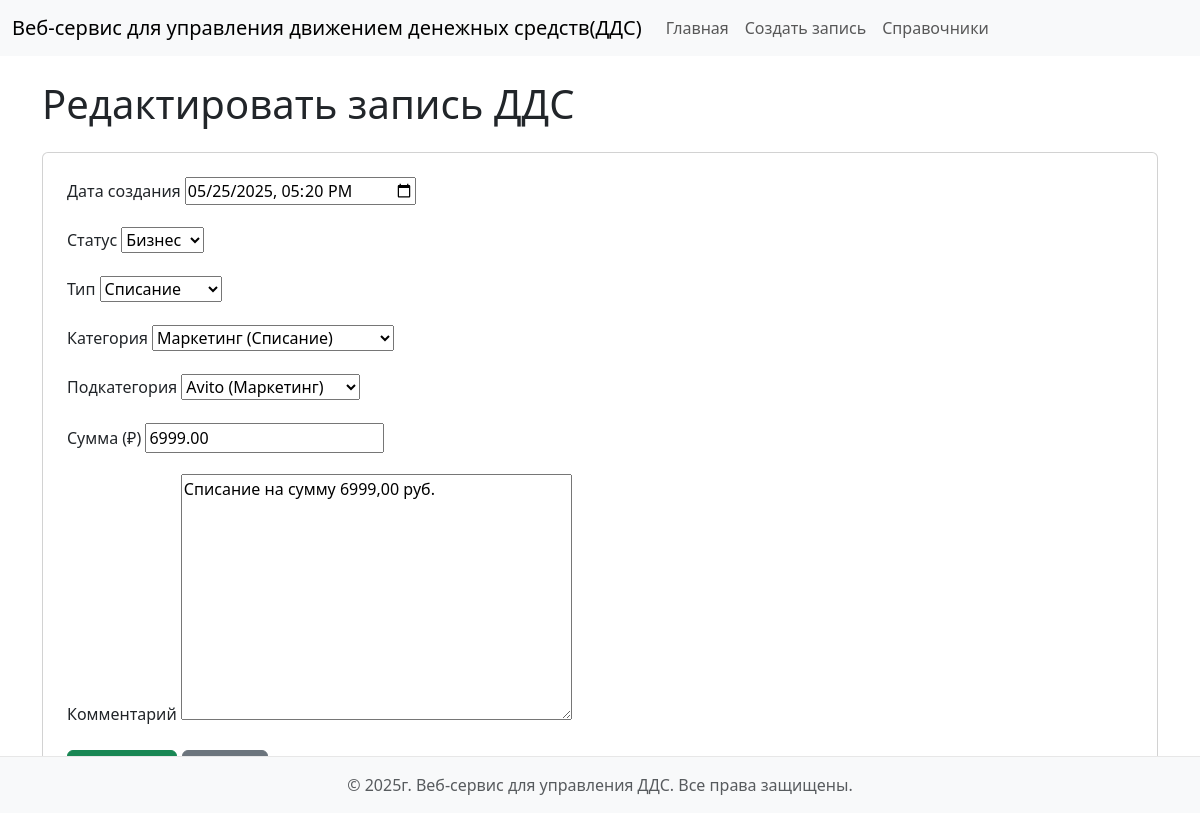
The page /edit/3/ on the database its author committed.
### dds/models.py (models this page shows, shortened)
class CashFlow(models.Model):
    date = models.DateTimeField(default=timezone.now, verbose_name="Дата создания")
    status = models.ForeignKey(Status, on_delete=models.CASCADE, verbose_name="Статус")
    flow_type = models.ForeignKey(FlowType, on_delete=models.CASCADE, verbose_name="Тип")
    category = models.ForeignKey(Category, on_delete=models.CASCADE, verbose_name="Категория")
    subcategory = models.ForeignKey(SubCategory, on_delete=models.CASCADE, verbose_name="Подкатегория")
    amount = models.DecimalField(max_digits=10, decimal_places=2, verbose_name="Сумма (₽)")
    comment = models.TextField(blank=True, null=True, verbose_name="Комментарий")
    class Meta:
        verbose_name = "Запись ДДС"
        verbose_name_plural = "Записи ДДС"
        ordering = ['-date'] # Сортировка по дате по убыванию

### dds/views.py (the view)
# urls.py: path('edit/<int:pk>/', views.cash_flow_edit, name='cash_flow_edit'),
def cash_flow_edit(request, pk):
    cash_flow = get_object_or_404(CashFlow, pk=pk) # Получаем запись по ID, либо вызывается исключение 404
    if request.method == 'POST':
        form = CashFlowForm(request.POST, instance=cash_flow)
        if form.is_valid():
            form.save()
            return redirect('cash_flow_list')
    else:
        initial_date = cash_flow.date.strftime('%Y-%m-%dT%H:%M')
        form = CashFlowForm(instance=cash_flow, initial={'date': initial_date})
    return render(request, 'dds/cash_flow_form.html', {'form': form, 'title': 'Редактировать запись ДДС'})

### dds/models.py (called while the page is built)
    def __str__(self):
        return self.name

    def __str__(self):
        return self.name

    def __str__(self):
        return f"{self.name} ({self.flow_type.name})"

    def __str__(self):
        return f"{self.name} ({self.category.name})"

### templates/dds/cash_flow_form.html (shortened to what this page needs)
{% extends 'base.html' %}
{% block content %}
<h1 class="mb-4">{{ title }}</h1>
<div class="card p-4">
    <form method="post">
        {% for field in form %}
            <div class="mb-3">
                <label for="{{ field.id_for_label }}" class="form-label">{{ field.label }}</label>
                {{ field }}
            </div>
        {% endfor %}
        <button type="submit" class="btn btn-success">Сохранить</button>
        <a href="{% url 'cash_flow_list' %}" class="btn btn-secondary">Отмена</a>
    </form>
</div>
{% endblock %}

### rows shown on the page
CashFlow: form "05/25/2025 17:20" "Бизнес" "Списание" "Маркетинг (Списание)" "Avito (Маркетинг)" "6999.00" "Списание на сумму 6999,00 руб."

### other values the page prints
{{ title }} "Редактировать запись ДДС"
{{ field.label }} "Дата создания" "Статус" "Тип" "Категория" "Подкатегория" "Сумма (₽)" "Комментарий"
